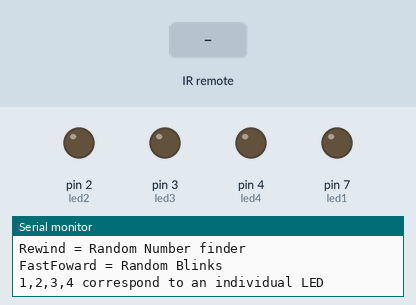
Bench run of a sketch on a simulated Arduino Uno, built with avr-gcc and run on an emulated ATmega328P. Shown: output pins drawn as LEDs (lit = HIGH), the last lines printed to the serial monitor. The test bench sets the inputs (shaded band). Random numbers use the default seed unless the sketch sets one.

Above: at 1.3 s.
1.4 s: infrared code 0xFFC23D received
At 2.3 s:
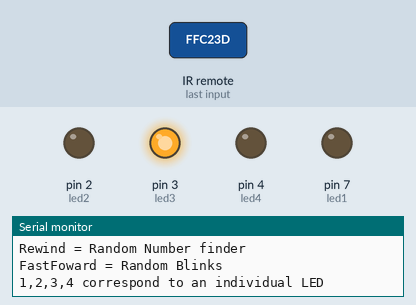
At 3.8 s:
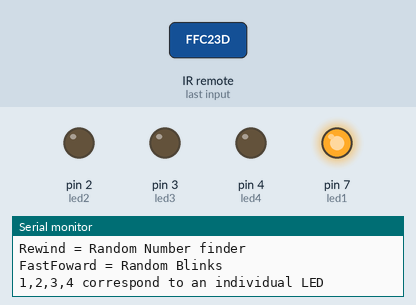
4.4 s: infrared code 0xFF22DD received
At 5.7 s:
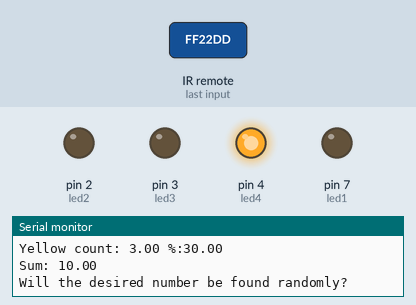
Timing chart, 0 to 16.2 s (numbered marks = the images above; inputs shaded):
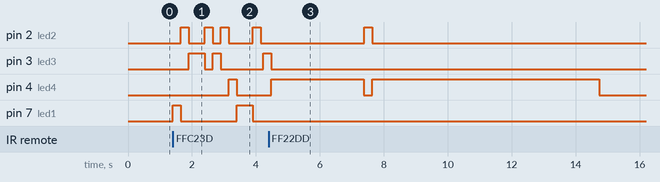

The sketch:

REMOTE_ROBOT_TEST1.ino
```cpp
/***
 *Function that blinks different lights based on the buttons pressed on the IR remote
 *No Parameters and No return values
 *
 *The following lists the remotes and their ID's:
 ***********************************************
 *case 0xFFA25D: Serial.println("POWER"); break;
  case 0xFFE21D: Serial.println("FUNC/STOP"); break;
  case 0xFF629D: Serial.println("VOL+"); break;
  case 0xFF22DD: Serial.println("FAST BACK");    break;
  case 0xFF02FD: Serial.println("PAUSE");    break;
  case 0xFFC23D: Serial.println("FAST FORWARD");   break;
  case 0xFFE01F: Serial.println("DOWN");    break;
  case 0xFFA857: Serial.println("VOL-");    break;
  case 0xFF906F: Serial.println("UP");    break;
  case 0xFF9867: Serial.println("EQ");    break;
  case 0xFFB04F: Serial.println("ST/REPT");    break;
  case 0xFF6897: Serial.println("0");    break;
  case 0xFF30CF: Serial.println("1");    break;
  case 0xFF18E7: Serial.println("2");    break;
  case 0xFF7A85: Serial.println("3");    break;
  case 0xFF10EF: Serial.println("4");    break;
  case 0xFF38C7: Serial.println("5");    break;
  case 0xFF5AA5: Serial.println("6");    break;
  case 0xFF42BD: Serial.println("7");    break;
  case 0xFF4AB5: Serial.println("8");    break;
  case 0xFF52AD: Serial.println("9");    break;
  case 0xFFFFFFFF: Serial.println(" REPEAT");break;
 */


#include "IRremote.h"

int led1 = 7; //led# = pin#
int led2 = 2;
int led3 = 3;
int led4 = 4;
int receiver = 11; // Signal Pin of IR receiver to Arduino Digital Pin 11

/*-----( Declare objects )-----*/
IRrecv irrecv(receiver);     // create instance of 'irrecv'
decode_results results;      // create instance of 'decode_results'

int onDelay = 250; //how long the light will be on
int offDelay = .001; // how long the light will be off

float blue = 0;     //color counters
float red = 0;
float green = 0;
float yellow = 0;
int totalCount = 10; //total number of times lights will blink before displaying info
int randNumber;
int desiredValue = 72; // number you want to find in the random number finder
int TimesToCheck = 100; //number of times to check if the random number = desired Value
int count = 0; //Initializes the counter for the random number finder (DONT CHANGE)

void setup() {
  pinMode(led1, OUTPUT);
  pinMode(led2, OUTPUT);
  pinMode(led3, OUTPUT);
  pinMode(led4, OUTPUT);
  Serial.begin(9600);
  Serial.println("REMOTE CONROLLED LED PROGRAM\n-------------------------------\nINSTRUCTIONS\n-------------------------------\nRewind = Random Number finder\nFastFoward = Random Blinks\n1,2,3,4 correspond to an individual LED");
  irrecv.enableIRIn(); // Start the receiver

}

void loop()   /*----( LOOP: RUNS CONSTANTLY )----*/
{


  if (irrecv.decode(&results))  {  // have we received an IR signal?


/************************************************************************************
 * Remote LEDs
 ************************************************************************************/
    if (results.value == 0xFF30CF) {

      digitalWrite(led1, HIGH);   // turn the LED on (HIGH is the voltage level)
      digitalWrite(led2, LOW);
      digitalWrite(led3, LOW);
      digitalWrite(led4, LOW);
      delay(onDelay);

      digitalWrite(led1, LOW);   // turn the LEDs off
      digitalWrite(led2, LOW);
      digitalWrite(led3, LOW);
      digitalWrite(led4, LOW);
      delay(offDelay);


    } else {
      if (results.value == 0xFF18E7) {
        digitalWrite(led1, LOW);   // turn the LED on (HIGH is the voltage level)
        digitalWrite(led2, HIGH);
        digitalWrite(led3, LOW);
        digitalWrite(led4, LOW);
        delay(onDelay);

        digitalWrite(led1, LOW);   // turn the LEDs off
        digitalWrite(led2, LOW);
        digitalWrite(led3, LOW);
        digitalWrite(led4, LOW);
        delay(offDelay);
      } else {
        if (results.value == 0xFF7A85) {
          digitalWrite(led1, LOW);   // turn the LED on (HIGH is the voltage level)
          digitalWrite(led2, LOW);
          digitalWrite(led3, HIGH);
          digitalWrite(led4, LOW);
          delay(onDelay);

          digitalWrite(led1, LOW);   // turn the LEDs off
          digitalWrite(led2, LOW);
          digitalWrite(led3, LOW);
          digitalWrite(led4, LOW);
          delay(offDelay);
        } else {
          if (results.value == 0xFF10EF) {
            digitalWrite(led1, LOW);   // turn the LED on (HIGH is the voltage level)
            digitalWrite(led2, LOW);
            digitalWrite(led3, LOW);
            digitalWrite(led4, HIGH);
            delay(onDelay);

            digitalWrite(led1, LOW);   // turn the LEDs off
            digitalWrite(led2, LOW);
            digitalWrite(led3, LOW);
            digitalWrite(led4, LOW);
            delay(offDelay);
          }
        }
      }
    }
//************************************************************************************//
// Alternate blink code
//************************************************************************************//

if (results.value == 0xFFC23D) { //if fast foward button is pressed

while(true) {

  float sum = blue + green + red + yellow;
  randNumber = random(0, 100);

  if(randNumber <= 25) {

      digitalWrite(led1, HIGH);   // turn the LED on (HIGH is the voltage level)
      digitalWrite(led2, LOW);
      digitalWrite(led3, LOW);
      digitalWrite(led4, LOW);
      delay(onDelay);

      digitalWrite(led1, LOW);   // turn the LEDs off
      digitalWrite(led2, LOW);
      digitalWrite(led3, LOW);
      digitalWrite(led4, LOW);
      delay(offDelay);

      ++blue;
  } else {
      if(randNumber > 25 && randNumber <= 50) {
        digitalWrite(led1, LOW);    // turn the LED off by making the voltage LOW
        digitalWrite(led2, HIGH);
        digitalWrite(led3, LOW);
        digitalWrite(led4, LOW);
        delay(onDelay);

        digitalWrite(led1, LOW);   // turn the LEDs off
        digitalWrite(led2, LOW);
        digitalWrite(led3, LOW);
        digitalWrite(led4, LOW);
        delay(offDelay);

        ++red;
      } else {
          if(randNumber > 50 && randNumber <= 75) {
            digitalWrite(led1, LOW);    // turn the LED off by making the voltage LOW
            digitalWrite(led2, LOW);
            digitalWrite(led3, HIGH);
            digitalWrite(led4, LOW);
            delay(onDelay);

            digitalWrite(led1, LOW);   // turn the LEDs off
            digitalWrite(led2, LOW);
            digitalWrite(led3, LOW);
            digitalWrite(led4, LOW);
            delay(offDelay);


            ++yellow;
          } else {
              if(randNumber > 75 && randNumber <= 100) {
                digitalWrite(led1, LOW);    // turn the LED off by making the voltage LOW
                digitalWrite(led2, LOW);
                digitalWrite(led3, LOW);
                digitalWrite(led4, HIGH);
                delay(onDelay);

                digitalWrite(led1, LOW);   // turn the LEDs off
                digitalWrite(led2, LOW);
                digitalWrite(led3, LOW);
                digitalWrite(led4, LOW);
                delay(offDelay);


                ++green;
                    }
        }
      }
  }
    if (sum == totalCount) {

      Serial.println("\n\nColors are...");

      Serial.print("Red count: ");
      Serial.print(red);
      Serial.print(" %:");
      Serial.println((red/sum)*100);


      Serial.print("Blue count: ");
      Serial.print(blue);
      Serial.print(" %:");
      Serial.println((blue/sum)*100);

      Serial.print("Green count: ");
      Serial.print(green);
      Serial.print(" %:");
      Serial.println((green/sum)*100);

      Serial.print("Yellow count: ");
      Serial.print(yellow);
      Serial.print(" %:");
      Serial.println((yellow/sum)*100);
      Serial.print("Sum: ");
      Serial.println(sum);


    }
if (sum > totalCount) {

sum = 0;  //Old  mistake made here: The first "float sum" cannot be reset by including its data type here
red = 0; //aka float sum != sum. sum affects the first "float sum" at the top of the while(true) loop
blue = 0; // Thus to reset the first "float sum" declare "sum = 0;"
green = 0;
break;
}


  } // end of infinite while loop

}
/********************************************************************************
 * Random number finder (aka: Needle in a haystack program)
 *******************************************************************************/

if (results.value == 0xFF22DD) {

      Serial.println("\nWill the desired number be found randomly?");

  while(true) {

    randNumber = random(0, 100);


    if(randNumber == desiredValue) {

        digitalWrite(led1, LOW);   // turn the LED on (HIGH is the voltage level)
        digitalWrite(led2, HIGH);
        digitalWrite(led3, LOW);
        digitalWrite(led4, LOW);
        delay(onDelay);

        Serial.print("Desired Value was found! It is: ");
        Serial.println(desiredValue); //tells user that the desired value is found!

        digitalWrite(led1, LOW);   // turn the LEDs off
        digitalWrite(led2, LOW);
        digitalWrite(led3, LOW);
        digitalWrite(led4, LOW);
        delay(offDelay);
        count = count + 1;

    } else {
        if(randNumber != desiredValue) {
          digitalWrite(led1, LOW);    // turn the LED on by making the voltage HIGH
          digitalWrite(led2, LOW);
          digitalWrite(led3, LOW);
          digitalWrite(led4, HIGH);
          delay(100);

          digitalWrite(led1, LOW);   // turn the LEDs off
          digitalWrite(led2, LOW);
          digitalWrite(led3, LOW);
          digitalWrite(led4, LOW);
          delay(offDelay);
          count = count + 1;
  }
    }

if (count > TimesToCheck) {
  Serial.println("\nRandom number finder program is finished.\nTotal Times desired number was checked: ");
  Serial.print(count-1);
  count = 0;
  break;
}


  } //end of infinte while loop


}

    irrecv.resume(); // receive the next value
  }


}/* --(end main loop )-- */
```

Measured:
- after the input at 1.4 s, pin 2 (led2): LOW → HIGH after 0.25 s, → LOW 0.25 s later, → HIGH 0.50 s later, → LOW 0.25 s later, … (8 changes in this stretch); pin 3 (led3): goes HIGH 0.50 s, LOW 0.25 s, HIGH 0.25 s, LOW 1.3 s, then HIGH, starting after 0.50 s
- after the input at 4.4 s, pin 2 (led2): LOW → HIGH after 3.0 s, → LOW 0.25 s later; pin 4 (led4): LOW → HIGH after 0.08 s, → LOW 2.9 s later, → HIGH 0.25 s later, → LOW 7.1 s later
